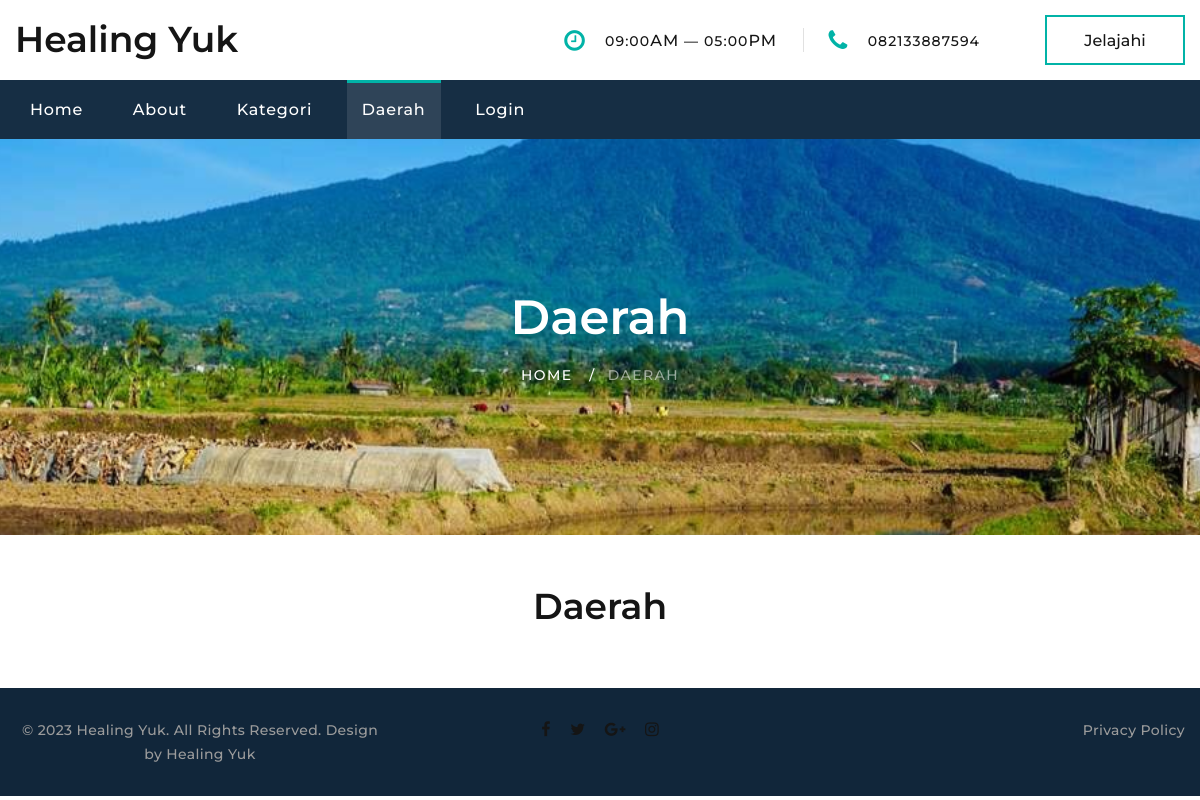
The page /daerah.php on the database as committed earlier.
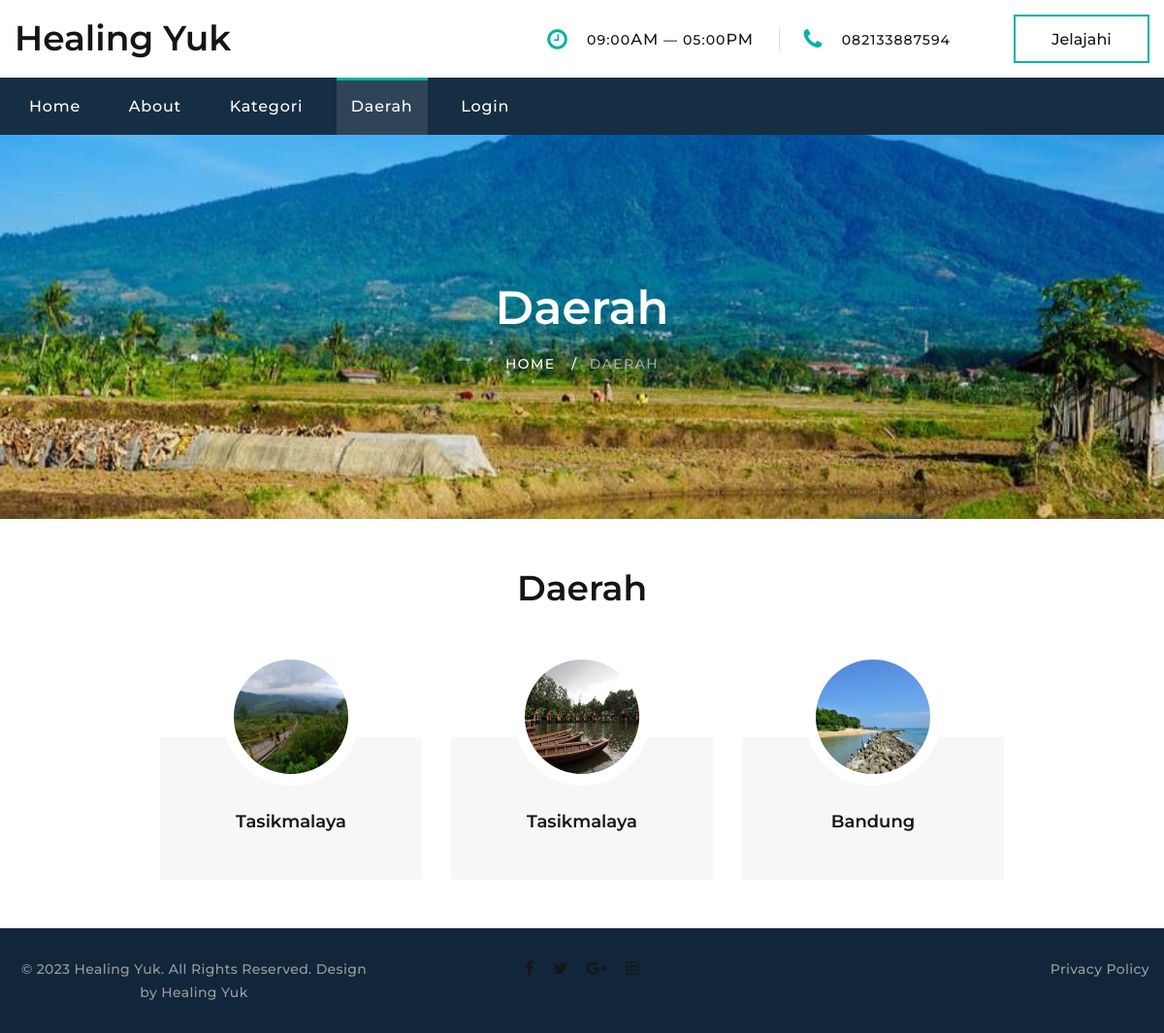
The same page on the database as committed later.
### tables this page shows
CREATE TABLE `traveling` (
  `id` int(11) NOT NULL,
  `nama_tempat` varchar(255) NOT NULL,
  `gambar` text NOT NULL,
  `deskripsi` text NOT NULL,
  `price` int(20) NOT NULL,
  `fasilitas` text NOT NULL,
  `id_kategori` int(11) NOT NULL,
  `id_daerah` int(11) NOT NULL,
  `lokasi` text NOT NULL
);

CREATE TABLE `daerah` (
  `id_nama_daerah` int(11) NOT NULL,
  `nama_daerah` text NOT NULL
);

### daerah.php (the view, shortened to what this page needs)
<!DOCTYPE html>
<html class="wide wow-animation" lang="en">
<head>
    <?php
    include "public/layouts/head.php";
    ?>
</head>
<body>
    <div class="page">
        <header class="section page-header">
            <div class="rd-navbar-wrap">
                <nav class="rd-navbar rd-navbar-corporate" data-layout="rd-navbar-fixed" data-sm-layout="rd-navbar-fixed" data-md-layout="rd-navbar-fixed" data-md-device-layout="rd-navbar-fixed" data-lg-layout="rd-navbar-static" data-lg-device-layout="rd-navbar-fixed" data-xl-layout="rd-navbar-static" data-xl-device-layout="rd-navbar-static" data-xxl-layout="rd-navbar-static" data-xxl-device-layout="rd-navbar-static" data-lg-stick-up-offset="46px" data-xl-stick-up-offset="46px" data-xxl-stick-up-offset="106px" data-lg-stick-up="true" data-xl-stick-up="true" data-xxl-stick-up="true">
                    <?php
                    include "public/layouts/header.php";
                    ?>
                    <div class="rd-navbar-main-outer">
                        <div class="rd-navbar-main">
                            <div class="rd-navbar-nav-wrap">
                                <ul class="rd-navbar-nav">
                                    <li class="rd-nav-item"><a class="rd-nav-link" href="index.php">Home</a>
                                    </li>
                                    <li class="rd-nav-item"><a class="rd-nav-link" href="about.php">About</a>
                                    </li>
                                    <li class="rd-nav-item"><a class="rd-nav-link" href="kategori.php">Kategori</a>
                                    </li>
                                    <li class="rd-nav-item active"><a class="rd-nav-link" href="daerah.php">Daerah</a>
                                    </li>
                                    <li class="rd-nav-item"><a class="rd-nav-link" href="login.php">Login</a>
                                    </li>
                                </ul>
                            </div>
                        </div>
                    </div>
                </nav>
            </div>
        </header>
        <section class="breadcrumbs-custom-inset">
            <div class="breadcrumbs-custom context-dark bg-overlay-60">
                <div class="container">
                    <h2 class="breadcrumbs-custom-title">Daerah</h2>
                    <ul class="breadcrumbs-custom-path">
                        <li><a href="index.php">Home</a></li>
                        <li class="active">Daerah</li>
                    </ul>
                </div>
                <div class="box-position" style="background-image: url(public/assets/images/salak.jpg);"></div>
            </div>
        </section>
        <section class="section section-sm">
            <div class="container">
                <h3 class="title-block find-car oh"><span class="d-inline-block wow slideInUp">Daerah</span></h3>
                <div class="row row-30 justify-content-center box-ordered">
                    <?php
                    include "public/config/connection.php";
                    $query1 = mysqli_query($connect, "SELECT d.*, t.id, t.gambar FROM daerah as d join traveling as t on t.id_daerah = d.id_nama_daerah order by t.id");
                    while ($data2 = mysqli_fetch_array($query1)) {
                    ?>
                        <div class="col-sm-6 col-md-5 col-lg-3">
                            <article class="team-modern">
                                <div class="team-modern-header"><a class="team-modern-figure" href="detail_daerah.php?id_nama_daerah=<?php echo $data2['id_nama_daerah'] ?>"><img class="img-circles" src="admin/pages/travel/<?php echo $data2['gambar'] ?>" alt="" style="max-width: 118px !important; height:118px !important" /></a>
                                </div>
                                <div class="team-modern-caption">
                                    <h6 class="team-modern-name"><a href="detail_daerah.php?id_nama_daerah=<?php echo $data2['id_nama_daerah'] ?>"><?php echo $data2['nama_daerah'] ?></a></h6>
                                </div>
                            </article>
                        </div>
                    <?php } ?>
                </div>
            </div>
        </section>
        <?php
        include "public/layouts/footer.php";
        ?>
    </div>
</body>
</html>

### public/layouts/head.php (shortened to what this page needs)
<link rel="stylesheet" href="public/assets/css/bootstrap.css">
<link rel="stylesheet" href="public/assets/css/fonts.css">
<link rel="stylesheet" href="public/assets/css/style.css">

### public/layouts/header.php (shortened to what this page needs)
<div class="rd-navbar-aside-outer">
    <div class="rd-navbar-aside">
        <div class="rd-navbar-panel">
            <div class="rd-navbar-brand">
                <a class="brand" href="#">
                    <h3>Healing Yuk</h2>
                </a>
            </div>
        </div>
        <div class="rd-navbar-aside-right rd-navbar-collapse">
            <ul class="rd-navbar-corporate-contacts">
                <li>
                    <div class="unit unit-spacing-xs">
                        <div class="unit-left"><span class="icon fa fa-clock-o"></span></div>
                        <div class="unit-body">
                            <p>09:00<span>am</span> — 05:00<span>pm</span></p>
                        </div>
                    </div>
                </li>
                <li>
                    <div class="unit unit-spacing-xs">
                        <div class="unit-left"><span class="icon fa fa-phone"></span></div>
                        <div class="unit-body"><a class="link-phone" href="tel:#">082133887594</a></div>
                    </div>
                </li>
            </ul><a class="button button-md button-default-outline-2 button-ujarak" href="index.php">Jelajahi
            </a>
        </div>
    </div>
</div>

### public/layouts/footer.php
<div class="footer-corporate-bottom-panel">
    <div class="container">
        <div class="row justfy-content-xl-space-berween row-10 align-items-md-center2">
            <div class="col-sm-6 col-md-4 text-sm-right text-md-center">
                <div>
                    <ul class="list-inline list-inline-sm footer-social-list-2">
                        <li><a class="icon fa fa-facebook" href="#"></a></li>
                        <li><a class="icon fa fa-twitter" href="#"></a></li>
                        <li><a class="icon fa fa-google-plus" href="#"></a></li>
                        <li><a class="icon fa fa-instagram" href="#"></a></li>
                    </ul>
                </div>
            </div>
            <div class="col-sm-6 col-md-4 order-sm-first">
                <p class="rights"><span>&copy;&nbsp;</span><span class="copyright-year"></span><span>&nbsp;</span><span>Healing Yuk</span>. All Rights Reserved. Design by <a href="#">Healing Yuk</a></p>
            </div>
            <div class="col-sm-6 col-md-4 text-md-right">
                <p class="rights"><a href="#">Privacy Policy</a></p>
            </div>
        </div>
    </div>
</div>

Rows that differ between the two databases and show on the page:
added traveling: gambar (picture), id_daerah.nama_daerah "Tasikmalaya"
added traveling: gambar (picture), id_daerah.nama_daerah "Tasikmalaya"
added traveling: gambar (picture), id_daerah.nama_daerah "Bandung"
